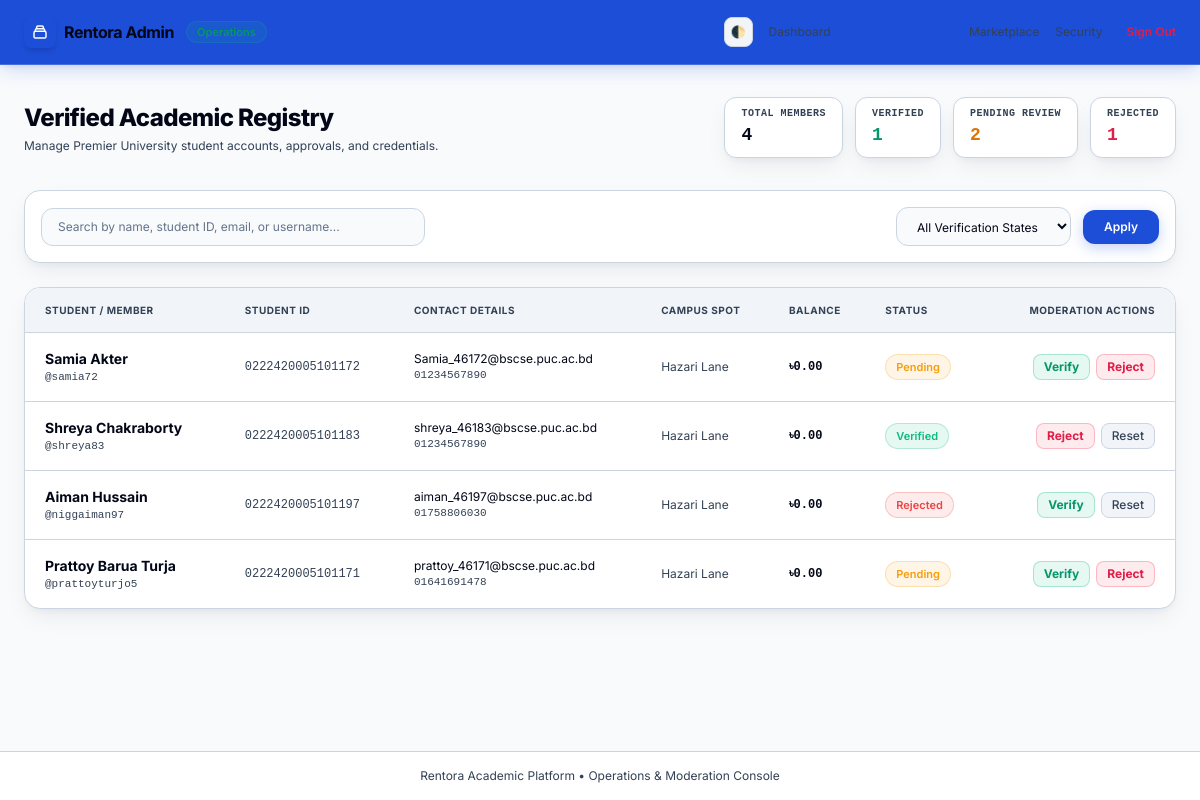
The page /code_division/Samia/admin/members.php (signed in) on the database its author committed.
### tables this page shows
CREATE TABLE member (
    member_id         INT UNSIGNED AUTO_INCREMENT PRIMARY KEY,
    first_name        VARCHAR(50)  NOT NULL,
    last_name         VARCHAR(50)  NOT NULL,
    student_id        VARCHAR(20)  NULL,
    dob               DATE         NULL,
    gender             ENUM('Male', 'Female', 'Other') NULL,
    university_email  VARCHAR(100) NOT NULL,
    phone_number      VARCHAR(20)  NULL,
    campus_address    VARCHAR(255) NULL,
    account_balance   DECIMAL(10,2) NOT NULL DEFAULT 0.00,
    status            ENUM('Pending', 'Verified', 'Rejected') NOT NULL DEFAULT 'Pending',
    username          VARCHAR(50)  NOT NULL,
    password_hash     VARCHAR(255) NOT NULL,
    created_at        TIMESTAMP    NOT NULL DEFAULT CURRENT_TIMESTAMP,
    CONSTRAINT uq_member_email      UNIQUE (university_email),
    CONSTRAINT uq_member_username   UNIQUE (username),
    CONSTRAINT uq_member_student_id UNIQUE (student_id)
);

### code_division/Samia/admin/members.php (the view, shortened to what this page needs)
<?php
require_once('../DBconnect.php');
$search = isset($_GET['search']) ? mysqli_real_escape_string($conn, trim($_GET['search'])) : '';
$where_clauses = [];
$where_sql = count($where_clauses) > 0 ? "WHERE " . implode(" AND ", $where_clauses) : "";
$query = "SELECT * FROM member $where_sql ORDER BY member_id DESC";
$members_res = mysqli_query($conn, $query);
$count_all = mysqli_fetch_assoc(mysqli_query($conn, "SELECT COUNT(*) as c FROM member"))['c'] ?? 0;
$count_verified = mysqli_fetch_assoc(mysqli_query($conn, "SELECT COUNT(*) as c FROM member WHERE status = 'Verified'"))['c'] ?? 0;
$count_pending = mysqli_fetch_assoc(mysqli_query($conn, "SELECT COUNT(*) as c FROM member WHERE status = 'Pending'"))['c'] ?? 0;
$count_rejected = mysqli_fetch_assoc(mysqli_query($conn, "SELECT COUNT(*) as c FROM member WHERE status = 'Rejected'"))['c'] ?? 0;
?>
<!DOCTYPE html>
<html lang="en" class="h-full">
<head>
    <script src="https://cdn.tailwindcss.com"></script>
    <link rel="stylesheet" href="../assets/css/style.css">
</head>
<body class="bg-canvas text-primary min-h-screen flex flex-col transition-colors">
    <header class="floating-nav-header px-6 py-4 flex items-center justify-between">
        <div class="flex items-center gap-3">
            <a href="dashboard.php" class="flex items-center gap-2">
                <div
                    class="w-8 h-8 rounded-lg bg-accent flex items-center justify-center text-white font-extrabold shadow-md shadow-accent/20">
                    <svg class="w-4 h-4" fill="none" stroke="currentColor" viewBox="0 0 24 24">
                        <path stroke-linecap="round" stroke-linejoin="round" stroke-width="2.2"
                            d="M19 11H5m14 0a2 2 0 012 2v6a2 2 0 01-2 2H5a2 2 0 01-2-2v-6a2 2 0 012-2m14 0V9a2 2 0 00-2-2M5 11V9a2 2 0 012-2m0 0V5a2 2 0 012-2h6a2 2 0 012 2v2M7 7h10">
                        </path>
                    </svg>
                </div>
                <span class="text-base font-bold text-primary tracking-tight">Rentora Admin</span>
            </a>
            <span
                class="text-[11px] px-2.5 py-0.5 rounded-full font-semibold bg-emerald-500/10 text-emerald-600 dark:text-emerald-400 border border-emerald-500/20">Operations</span>
        </div>
        <div class="flex items-center gap-4 text-xs">
            <button type="button" id="admin-theme-btn"
                class="p-1.5 rounded-lg bg-surface-subtle border border-subtle text-muted hover:text-primary transition"
                title="Toggle Theme">
                🌓
            </button>
            <a href="dashboard.php" class="text-muted hover:text-primary transition">Dashboard</a>
            <a href="members.php" class="text-accent font-bold border-b-2 border-accent pb-0.5">Member Directory</a>
            <a href="../index.php" class="text-muted hover:text-primary transition">Marketplace</a>
            <a href="change_password.php" class="text-muted hover:text-primary transition">Security</a>
            <a href="../auth/logout.php"
                class="text-rose-600 dark:text-rose-400 hover:underline font-semibold transition ml-2">Sign Out</a>
        </div>
    </header>
    <main class="max-w-7xl mx-auto px-6 py-8 flex-1 w-full bg-canvas">
        <div class="flex flex-col md:flex-row md:items-center md:justify-between gap-4 mb-8">
            <div>
                <h1 class="text-2xl font-extrabold text-primary tracking-tight">Verified Academic Registry</h1>
                <p class="text-xs text-muted mt-1">Manage Premier University student accounts, approvals, and
                    credentials.</p>
            </div>
            <div class="flex items-center gap-3 flex-wrap">
                <div class="bg-surface border border-subtle rounded-xl px-4 py-2 shadow-float">
                    <div class="text-[10px] text-muted font-mono uppercase tracking-wider font-bold">Total Members</div>
                    <div class="text-lg font-black text-primary font-mono"><?php echo $count_all; ?></div>
                </div>
                <div class="bg-surface border border-subtle rounded-xl px-4 py-2 shadow-float">
                    <div class="text-[10px] text-muted font-mono uppercase tracking-wider font-bold">Verified</div>
                    <div class="text-lg font-black text-emerald-600 dark:text-emerald-400 font-mono">
                        <?php echo $count_verified; ?></div>
                </div>
                <div class="bg-surface border border-subtle rounded-xl px-4 py-2 shadow-float">
                    <div class="text-[10px] text-muted font-mono uppercase tracking-wider font-bold">Pending Review
                    </div>
                    <div class="text-lg font-black text-amber-600 dark:text-amber-400 font-mono">
                        <?php echo $count_pending; ?></div>
                </div>
                <div class="bg-surface border border-subtle rounded-xl px-4 py-2 shadow-float">
                    <div class="text-[10px] text-muted font-mono uppercase tracking-wider font-bold">Rejected</div>
                    <div class="text-lg font-black text-rose-600 dark:text-rose-400 font-mono">
                        <?php echo $count_rejected; ?></div>
                </div>
            </div>
        </div>
        <form method="GET" action="members.php"
            class="bg-surface border border-subtle rounded-2xl p-4 mb-6 shadow-float flex flex-col md:flex-row gap-3 items-center justify-between">
            <div class="w-full md:w-96 relative">
                <input type="text" name="search" value="<?php echo htmlspecialchars($search); ?>"
                    placeholder="Search by name, student ID, email, or username..." class="input-subtle text-xs">
            </div>
            <div class="w-full md:w-auto flex items-center gap-3">
                <select name="status" class="input-subtle text-xs">
                    <option value="">All Verification States</option>
                </select>
                <button type="submit" class="btn-accent py-2 text-xs">Apply</button>
            </div>
        </form>
        <div class="bg-surface border border-subtle rounded-2xl overflow-hidden shadow-float">
            <div class="overflow-x-auto">
                <table class="w-full text-left text-xs">
                    <thead
                        class="bg-surface-subtle border-b border-subtle text-muted uppercase font-semibold text-[10px] tracking-wider">
                        <tr>
                            <th class="px-5 py-3.5">Student / Member</th>
                            <th class="px-4 py-3.5">Student ID</th>
                            <th class="px-4 py-3.5">Contact Details</th>
                            <th class="px-4 py-3.5">Campus Spot</th>
                            <th class="px-4 py-3.5">Balance</th>
                            <th class="px-4 py-3.5">Status</th>
                            <th class="px-5 py-3.5 text-right">Moderation Actions</th>
                        </tr>
                    </thead>
                    <tbody class="divide-y divide-border-subtle text-primary">
                        <?php if ($members_res && mysqli_num_rows($members_res) > 0): ?>
                            <?php while ($m = mysqli_fetch_assoc($members_res)): ?>
                                <tr class="hover:bg-surface-subtle transition">
                                    <td class="px-5 py-4 whitespace-nowrap">
                                        <div class="font-bold text-primary text-sm">
                                            <?php echo htmlspecialchars($m['first_name'] . ' ' . $m['last_name']); ?>
                                        </div>
                                        <div class="text-[11px] text-muted font-mono">
                                            @<?php echo htmlspecialchars($m['username']); ?></div>
                                    </td>
                                    <td class="px-4 py-4 whitespace-nowrap font-mono text-muted">
                                        <?php echo htmlspecialchars($m['student_id'] ?? 'Not set'); ?>
                                    </td>
                                    <td class="px-4 py-4 whitespace-nowrap">
                                        <div class="text-primary"><?php echo htmlspecialchars($m['university_email']); ?></div>
                                        <div class="text-[11px] text-muted font-mono">
                                            <?php echo htmlspecialchars($m['phone_number'] ?? 'N/A'); ?></div>
                                    </td>
                                    <td class="px-4 py-4 whitespace-nowrap text-muted">
                                        <?php echo htmlspecialchars($m['campus_address'] ?? 'Not set'); ?>
                                    </td>
                                    <td class="px-4 py-4 whitespace-nowrap font-mono font-semibold text-primary">
                                        ৳<?php echo number_format((float) ($m['account_balance'] ?? 0), 2); ?>
                                    </td>
                                    <td class="px-4 py-4 whitespace-nowrap">
                                        <?php
                                        $st = $m['status'] ?? 'Pending';
                                        $badge = match ($st) {
                                            'Verified' => 'badge-verified',
                                            'Rejected' => 'badge-rejected',
                                            default => 'badge-pending'
                                        };
                                        ?>
                                        <span class="badge-subtle <?php echo $badge; ?>">
                                            <?php echo htmlspecialchars($st); ?>
                                        </span>
                                    </td>
                                    <td class="px-5 py-4 whitespace-nowrap text-right">
                                        <form method="POST" action="members.php" class="inline-flex items-center gap-1.5">
                                            <?php if ($st !== 'Verified'): ?>
                                                <button type="submit" name="action" value="Verified"
                                                    class="px-2.5 py-1 bg-emerald-500/10 text-emerald-600 dark:text-emerald-400 hover:bg-emerald-500 hover:text-white border border-emerald-500/30 rounded-lg text-xs font-bold transition">
                                                    Verify
                                                </button>
                                            <?php endif; ?>
                                            <?php if ($st !== 'Rejected'): ?>
                                                <button type="submit" name="action" value="Rejected"
                                                    class="px-2.5 py-1 bg-rose-500/10 text-rose-600 dark:text-rose-400 hover:bg-rose-500 hover:text-white border border-rose-500/30 rounded-lg text-xs font-bold transition">
                                                    Reject
                                                </button>
                                            <?php endif; ?>
                                            <?php if ($st === 'Verified' || $st === 'Rejected'): ?>
                                                <button type="submit" name="action" value="Pending"
                                                    class="px-2.5 py-1 bg-surface-subtle text-muted hover:text-primary border border-subtle rounded-lg text-xs font-medium transition"
                                                    title="Reset to Pending status">
                                                    Reset
                                                </button>
                                            <?php endif; ?>
                                        </form>
                                    </td>
                                </tr>
                            <?php endwhile; ?>
                        <?php endif; ?>
                    </tbody>
                </table>
            </div>
        </div>
    </main>
    <footer class="border-t border-subtle bg-surface py-4 px-6 text-center text-xs text-muted">
        Rentora Academic Platform &bull; Operations &amp; Moderation Console
    </footer>
</body>
</html>

### rows shown on the page
member: first_name+last_name "Samia Akter", username "samia72", student "0222420005101172", university_email "Samia_46172@bscse.puc.ac.bd", phone_number "01234567890", campus_address "Hazari Lane", account_balance "0.00", status "Pending", shows "Verify", shows "Reject"
member: first_name+last_name "Shreya Chakraborty", username "shreya83", student "0222420005101183", university_email "shreya_46183@bscse.puc.ac.bd", phone_number "01234567890", campus_address "Hazari Lane", account_balance "0.00", status "Verified", shows "Reject", shows "Reset"
member: first_name+last_name "Aiman Hussain", username "niggaiman97", student "0222420005101197", university_email "aiman_46197@bscse.puc.ac.bd", phone_number "01758806030", campus_address "Hazari Lane", account_balance "0.00", status "Rejected", shows "Verify", shows "Reset"
member: first_name+last_name "Prattoy Barua Turja", username "prattoyturjo5", student "0222420005101171", university_email "prattoy_46171@bscse.puc.ac.bd", phone_number "01641691478", campus_address "Hazari Lane", account_balance "0.00", status "Pending", shows "Verify", shows "Reject"

### other values the page prints
$count_all "4"
$count_verified "1"
$count_pending "2"
$count_rejected "1"
